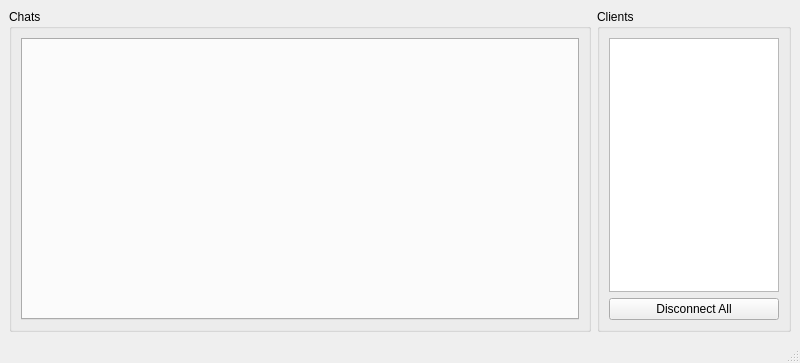
<?xml version="1.0" encoding="UTF-8"?>
<ui version="4.0">
 <class>MainWindow</class>
 <widget class="QMainWindow" name="MainWindow">
  <property name="geometry">
   <rect>
    <x>0</x>
    <y>0</y>
    <width>800</width>
    <height>363</height>
   </rect>
  </property>
  <property name="windowTitle">
   <string>Server</string>
  </property>
  <widget class="QWidget" name="centralwidget">
   <layout class="QHBoxLayout" name="horizontalLayout" stretch="3,1">
    <item>
     <widget class="QGroupBox" name="grpChats">
      <property name="title">
       <string>Chats</string>
      </property>
      <layout class="QVBoxLayout" name="verticalLayout_2">
       <item>
        <widget class="QTabWidget" name="tbChats"/>
       </item>
      </layout>
     </widget>
    </item>
    <item>
     <widget class="QGroupBox" name="grpClients">
      <property name="title">
       <string>Clients</string>
      </property>
      <layout class="QVBoxLayout" name="verticalLayout">
       <item>
        <widget class="QListWidget" name="lstClients"/>
       </item>
       <item>
        <widget class="QPushButton" name="btnDisconnectAll">
         <property name="text">
          <string>Disconnect All</string>
         </property>
        </widget>
       </item>
      </layout>
     </widget>
    </item>
   </layout>
  </widget>
  <widget class="QMenuBar" name="menubar">
   <property name="geometry">
    <rect>
     <x>0</x>
     <y>0</y>
     <width>800</width>
     <height>20</height>
    </rect>
   </property>
  </widget>
  <widget class="QStatusBar" name="statusbar"/>
 </widget>
 <resources/>
 <connections/>
</ui>
